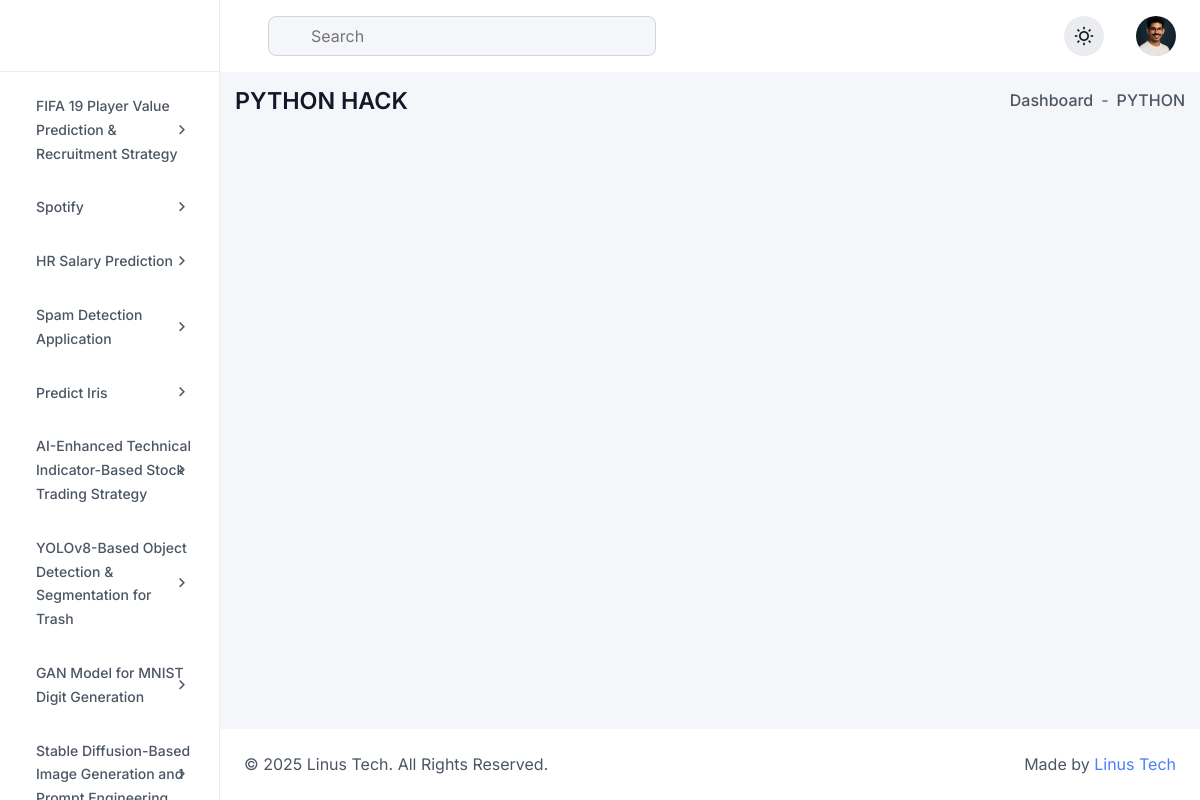
Before: /python/ with the older database file.
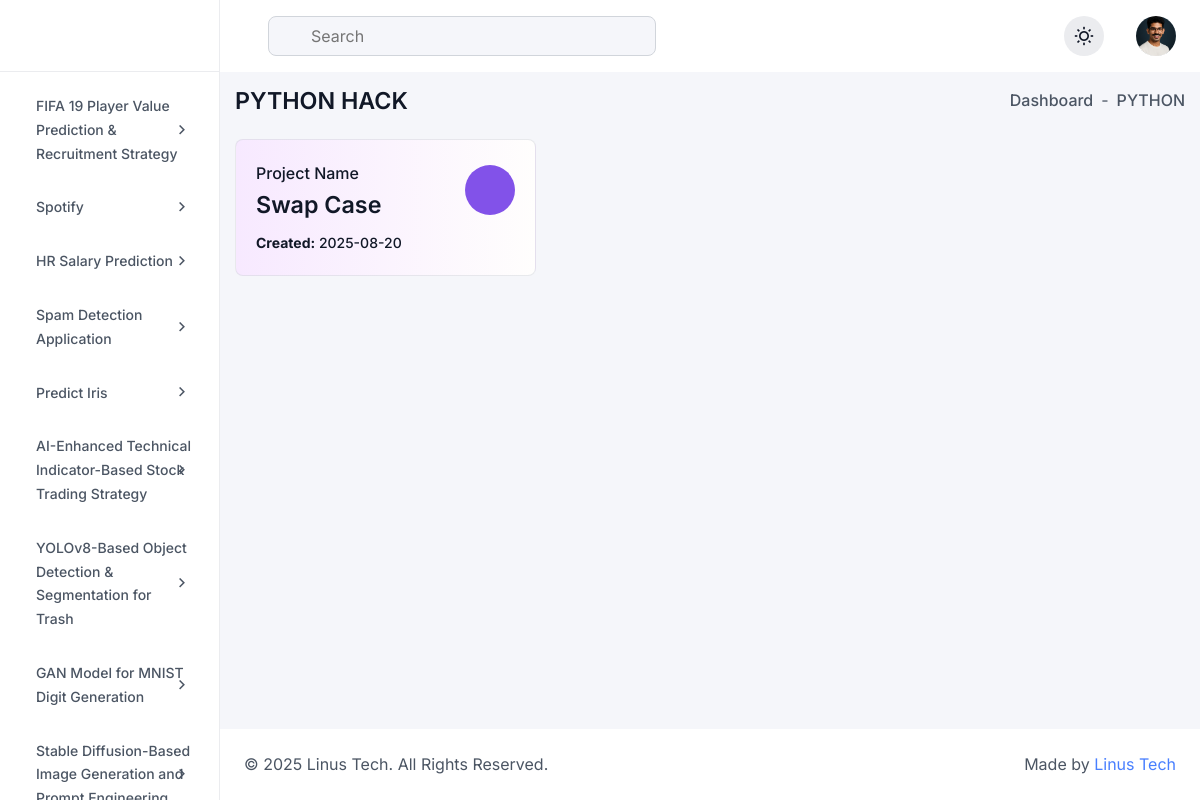
After: the same page with the newer database file.
### analytics/models.py (models this page shows, shortened)
class DataScienceProject(models.Model):
    title = models.CharField(max_length=200, help_text="Title of the project")
    image = models.ImageField(upload_to='Datascience/')
    description = models.TextField(help_text="Brief description of the project")
    popularity = models.PositiveIntegerField(default=0, help_text="Popularity of the project")
    date_created = models.DateTimeField(auto_now_add=True)
    last_updated = models.DateTimeField(auto_now=True)
    slug = models.SlugField(unique=True, max_length=255)
    url = models.URLField(blank=True, null=True)
    problem = models.TextField(blank=True, null=True)
    objective = models.TextField(blank=True, null=True)
    solution = models.TextField(blank=True, null=True)
    technologies_used = models.TextField(blank=True, null=True)
    challenges_faced = models.TextField(blank=True, null=True)
    methodology = models.TextField(blank=True, null=True)
    result = models.TextField(blank=True, null=True)

### PythONFire/models.py (models this page shows, shortened)
class PythonProject(models.Model):
    DIFFICULTY_CHOICES = [
        ('easy', 'Easy'),
        ('medium', 'Medium'),
        ('hard', 'Hard'),
    ]
    name = models.CharField(max_length=255)
    popularity = models.IntegerField()
    created_date = models.DateTimeField(auto_now_add=True)
    url = models.URLField(max_length=200, blank=True, null=True)
    difficulty = models.CharField(
        max_length=10,
        choices=DIFFICULTY_CHOICES,
        default='easy'
    )

### PythONFire/views.py (the view)
# urls.py: path('', views.project_list_view, name='project-list'),
def project_list_view(request):
    python_projects = PythonProject.objects.all()
    projects = DataScienceProject.objects.all()
    return render(request, 'python/python_list.html', {'projects': projects,'python_projects':python_projects})

### templates/python/python_list.html (shortened to what this page needs)
{% extends 'dashboard/base.html' %}
{% load static %}
{% block content %}
<div class="dashboard-main-body">
    <div class="d-flex flex-wrap align-items-center justify-content-between gap-3 mb-24">
  <h6 class="fw-semibold mb-0">PYTHON HACK</h6>
  <ul class="d-flex align-items-center gap-2">
    <li class="fw-medium">
      <a href="{% url 'index' %}" class="d-flex align-items-center gap-1 hover-text-primary">
        Dashboard
      </a>
    </li>
    <li>-</li>
    <li class="fw-medium">PYTHON</li>
  </ul>
</div>
<div class="row row-cols-xxxl-5 row-cols-lg-3 row-cols-sm-2 row-cols-1 gy-4">
  {% for project in python_projects %}
  <div class="col">
    <div class="card shadow-none border bg-gradient-start-2 h-100">
      <div class="card-body p-20">
        <div class="d-flex flex-wrap align-items-center justify-content-between gap-3">
          <div>
            <p class="fw-medium text-primary-light mb-1">Project Name</p>
            <h6 class="mb-0">
  <a href="{{ project.url|default:'#' }}" target="_blank" class="text-decoration-none">
    {{ project.name }}
  </a>
</h6>
          </div>
          <div class="w-50-px h-50-px bg-purple rounded-circle d-flex justify-content-center align-items-center">
          </div>
        </div>
        <p class="fw-medium text-sm text-primary-light mt-12 mb-0 d-flex align-items-start flex-column gap-1">
          <span><strong>Created:</strong> {{ project.created_date|date:"Y-m-d" }}</span>
        </p>
      </div>
    </div>
  </div>
  {% endfor %}
</div>
</div>
{% endblock %}

### templates/dashboard/base.html (shortened to what this page needs)
{% load static %}
{% load i18n %}
<!DOCTYPE html>
<html lang="en" data-theme="light">
<head>
  <link rel="stylesheet" href="{% static 'assets/css/remixicon.css' %}">
  <link rel="stylesheet" href="{% static 'assets/css/lib/bootstrap.min.css' %}">
  <link rel="stylesheet" href="{% static 'assets/css/lib/apexcharts.css' %}">
  <link rel="stylesheet" href="{% static 'assets/css/lib/dataTables.min.css' %}">
  <link rel="stylesheet" href="{% static 'assets/css/lib/editor-katex.min.css' %}">
  <link rel="stylesheet" href="{% static 'assets/css/lib/editor.atom-one-dark.min.css' %}">
  <link rel="stylesheet" href="{% static 'assets/css/lib/editor.quill.snow.css' %}">
  <link rel="stylesheet" href="{% static 'assets/css/lib/flatpickr.min.css' %}">
  <link rel="stylesheet" href="{% static 'assets/css/lib/full-calendar.css' %}">
  <link rel="stylesheet" href="{% static 'assets/css/lib/jquery-jvectormap-2.0.5.css' %}">
  <link rel="stylesheet" href="{% static 'assets/css/lib/magnific-popup.css' %}">
  <link rel="stylesheet" href="{% static 'assets/css/lib/slick.css' %}">
  <link rel="stylesheet" href="{% static 'assets/css/lib/prism.css' %}">
  <link rel="stylesheet" href="{% static 'assets/css/lib/file-upload.css' %}">
  <link rel="stylesheet" href="{% static 'assets/css/lib/audioplayer.css' %}">
  <link rel="stylesheet" href="{% static 'assets/css/style.css' %}">
</head>
<body>
<aside class="sidebar">
  <div>
    <a href="" class="sidebar-logo">
    </a>
  </div>
  <div class="sidebar-menu-area">
    <ul class="sidebar-menu" id="sidebar-menu">
         {% for project in projects %}
      <li class="dropdown">
        <a href="{% url 'project_detail' slug=project.slug %}" style="margin-bottom:10px;">
  <span>{{ project.title }}</span>
  </a>
{% endfor %}
        </ul>
  </div>
</aside>
<main class="dashboard-main">
  <div class="navbar-header">
  <div class="row align-items-center justify-content-between">
    <div class="col-auto">
      <div class="d-flex flex-wrap align-items-center gap-4">
        <form class="navbar-search">
          <input type="text" name="search" placeholder="Search">
        </form>
      </div>
    </div>
    <div class="col-auto">
      <div class="d-flex flex-wrap align-items-center gap-3">
        <button type="button" data-theme-toggle class="w-40-px h-40-px bg-neutral-200 rounded-circle d-flex justify-content-center align-items-center"></button>
        <div class="dropdown">
          <button class="d-flex justify-content-center align-items-center rounded-circle" type="button" data-bs-toggle="dropdown">
            <img src="{% static 'sunil.png' %}" alt="image" class="w-40-px h-40-px object-fit-cover rounded-circle">
          </button>
        </div>
      </div>
    </div>
  </div>
</div>
{% block content %}
    {% endblock %}
  <footer class="d-footer">
  <div class="row align-items-center justify-content-between">
    <div class="col-auto">
      <p class="mb-0">© 2025 Linus Tech. All Rights Reserved.</p>
    </div>
    <div class="col-auto">
      <p class="mb-0">Made by <span class="text-primary-600">Linus Tech</span></p>
    </div>
  </div>
</footer>
</main>
</body>
</html>

Changed rows visible on the page:
added PythonProject: name "Swap Case", created_date "2025-08-20"
